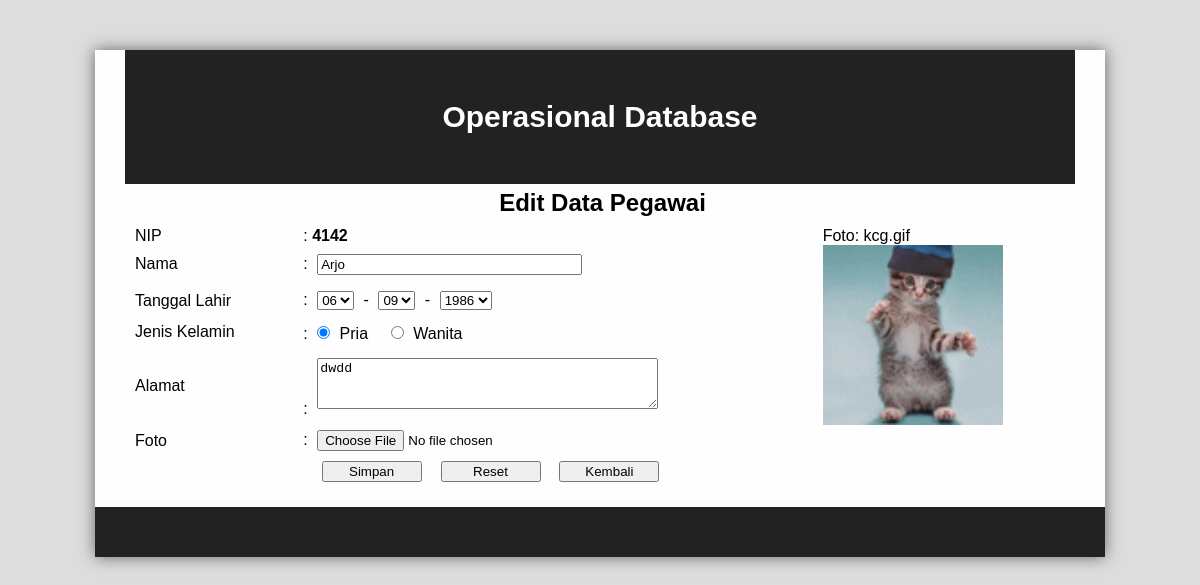
The app's page /index.php?page=edit&nip=4142 with its own data.
### tables this page shows
CREATE TABLE IF NOT EXISTS `pegawai` (
  `nip` varchar(18) NOT NULL DEFAULT '',
  `nama` varchar(30) NOT NULL DEFAULT '',
  `tgllahir` date NOT NULL DEFAULT '0000-00-00',
  `jenkel` enum('0','1') NOT NULL DEFAULT '0',
  `alamat` text NOT NULL,
  `namafoto` varchar(50) NOT NULL DEFAULT '',
  PRIMARY KEY (`nip`),
  UNIQUE KEY `nim` (`nip`),
  KEY `nim_2` (`nip`)
);

### edit.php (the view, shortened to what this page needs)
<?php
if (isset($_GET['nip'])) {
	$nip = $_GET['nip'];
} else {
	die ("Error. No Nip Selected! ");
}
$query = "SELECT * FROM pegawai WHERE nip='$nip'";
$sql = mysql_query ($query);
$hasil = mysql_fetch_array ($sql);
$nip = $hasil['nip'];
$nama = stripslashes ($hasil['nama']);
$jenkel = $hasil['jenkel'];
list($thn,$bln,$tgl) = explode ("-",$hasil['tgllahir']);
$alamat = stripslashes ($hasil['alamat']);
$namafoto = stripslashes ($hasil['namafoto']);
$foto = $hasil['namafoto'];
?>
<div id="content">
	<h2 align="center">Edit Data Pegawai</h2>
	<FORM ACTION="" METHOD="POST" NAME="input" enctype="multipart/form-data">
		<table cellpadding="0" cellspacing="0" border="0" width="950">
			<tr>
				<td width="150">NIP</td>
				<td width="463">: <b><?php echo $nip; ?></b></td>
				<td width="216">Foto: <?php echo $namafoto; ?></td>
			</tr>
			<tr>
				<td>Nama</td>
				<td>: <input type="text" name="nama" size="30" maxlength="30" value="<?php echo $nama; ?>"></td>
				<td rowspan="4"><?php echo "<img src='images/$foto' width='180' height='180'/>"; ?></td>
			</tr>
			<tr>
				<td>Tanggal Lahir</td>
				<td>:
				<select name="tgl">
				<?php
					for ($i=1; $i<=31; $i++) {
						$tg = ($i<10) ? "0$i" : $i;
						$sele = ($tg==$tgl)? "selected" : "";
						echo "<option value='$tg' $sele>$tg</option>";
					}
				?>
				</select> -
				<select name="bln">
				<?php
					for ($i=1; $i<=12; $i++) {
						$bl = ($i<10) ? "0$i" : $i;
						$sele = ($bl==$bln)?"selected" : "";
						echo "<option value='$bl' $sele>$bl</option>";
					}
				?>
				</select> -
				<select name="thn">
				<?php
					for ($i=1970; $i<=2000; $i++) {
						$sele = ($i==$thn)?"selected" : "";
						echo "<option value='$i' $sele>$i</option>";
					}
				?>
				</select>
				</td>
			</tr>
			<tr>
				<td>Jenis Kelamin</td>
				<td>: <input type="radio" name="jenkel" value="0" <?php echo ($jenkel==0)?"checked":""; ?>> Pria &nbsp;&nbsp;
				<input type="radio" name="jenkel" value="1" <?php echo ($jenkel==1)?"checked":""; ?>> Wanita</td>
			</tr>
			<tr>
				<td>Alamat</td>
				<td>: <textarea name="alamat" cols="40" rows="3"><?php echo $alamat; ?></textarea></td>
			</tr>
			<tr>
				<td>Foto</td>
				<td>: <input type="file" name="foto"/></td>
				<td>&nbsp;</td>
			</tr>
			<tr>
				<td>&nbsp;</td>
				<td>&nbsp;&nbsp;
				<input type="submit" name="Edit" value=" Simpan ">&nbsp;
				<input type="reset" name="reset" value=" Reset ">&nbsp;
				<a href="index.php"><input type="button" name="" value=" Kembali "/></a></td>
				<td>&nbsp;</td>
			</tr>
		</table>
	</FORM>
</div>

### style.css (style rules this page uses)
body { background-color:#ddd; font-family: Arial, Helvetica, sans-serif; }
a { text-decoration: none; color:#0000ff; }
input , select , textarea { margin:5px; }
input[type=submit] { width:100px; }
input[type=reset] { width:100px; }
input[type=button] { width:100px; }
h2 { padding-left: 5px; margin: 5px 0px 0px 0px; }
p, table { size: 10px; margin:0px; padding:10px; text-align:justify; }
#content { width:100%; }

### records on screen
pegawai: nip "4142", namafoto "kcg.gif", nama "Arjo", namafoto (picture), jenkel "☑", alamat "dwdd"

### other values on screen
form field tgl "06"
form field bln "09"
form field thn "1986"
